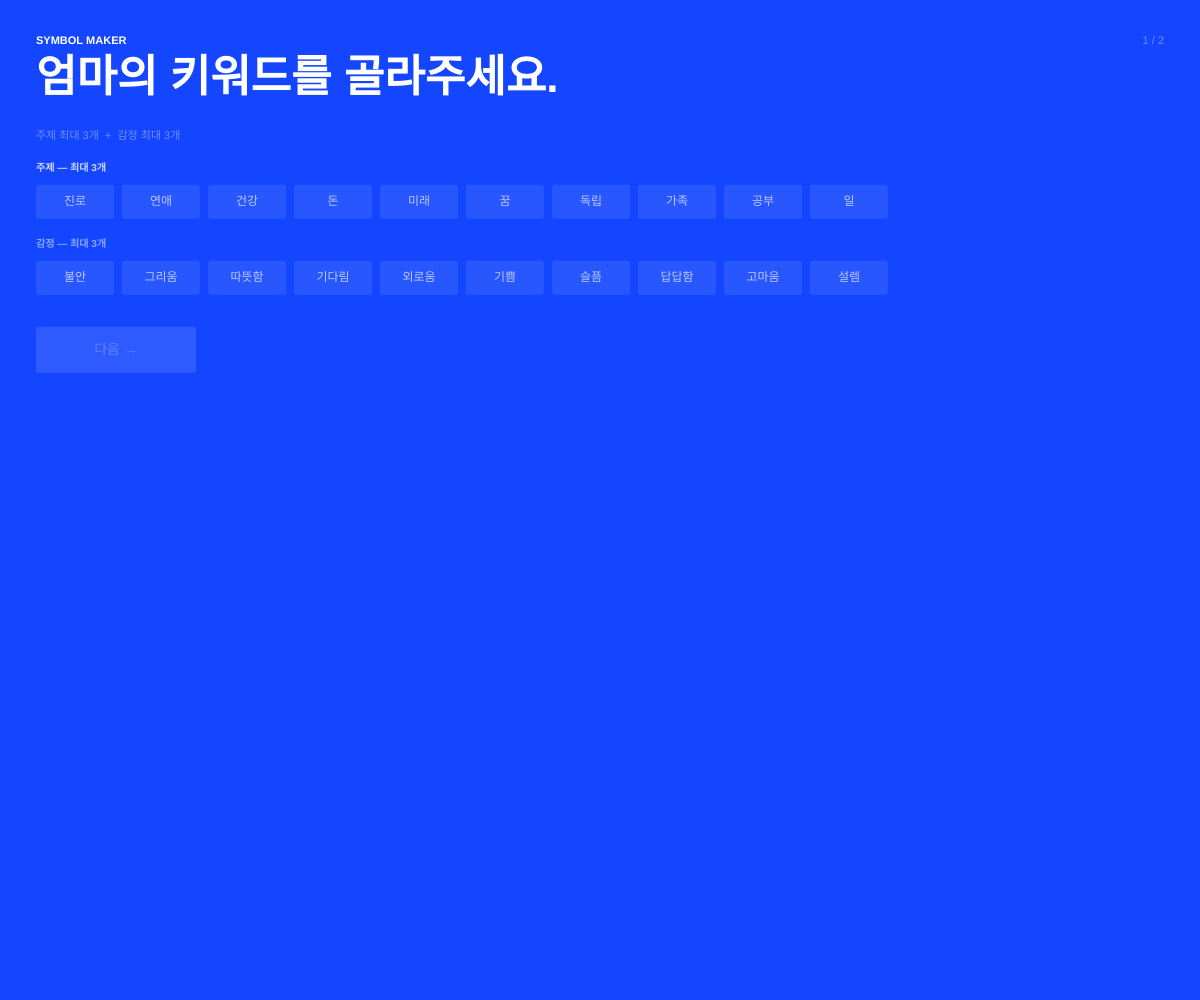
Frame 1 (no input)
Frame 60 (no input): identical to frame 1, image omitted
Frame 120 (the mouse pressed at the canvas centre since frame 60): identical to frame 1, image omitted

The p5.js sketch that drew this single still picture (run headless with seeded random() and noise() and a simulated clock; from frame 60 on, the mouse is pressed at the canvas centre):

// p5.js sketch
// ── sketch.js
// ============================================
// SYMBOL MAKER — 도트 기반 심볼 생성기
// 주제 3개 + 감정 3개 각각 선택
// ============================================
 
const KW_TOPIC   = ['진로','연애','건강','돈','미래','꿈','독립','가족','공부','일'];
const KW_FEELING = ['불안','그리움','따뜻함','기다림','외로움','기쁨','슬픔','답답함','고마움','설렘'];
 
const SYMBOLS = {
  진로:   { dots:[[0,-1],[0,0],[0,1],[-0.5,0.5],[0.5,0.5]],   edges:[[0,1],[1,2],[1,3],[1,4]], loops:[] },
  연애:   { dots:[[-0.6,0],[0,0],[0.6,0],[0,-0.7]],            edges:[[0,1],[1,2],[1,3]],       loops:[1] },
  건강:   { dots:[[0,-0.8],[0,0.8],[-0.8,0],[0.8,0]],          edges:[[0,2],[0,3],[1,2],[1,3]], loops:[] },
  돈:     { dots:[[-0.7,-0.7],[0.7,-0.7],[-0.7,0.7],[0.7,0.7],[0,0]], edges:[[0,4],[1,4],[2,4],[3,4]], loops:[] },
  미래:   { dots:[[0,-1],[0.7,-0.3],[-0.7,-0.3],[0.4,0.8],[-0.4,0.8]], edges:[[0,1],[0,2],[1,3],[2,4],[3,4]], loops:[] },
  꿈:     { dots:[[0,-0.9],[0.6,0],[-0.6,0],[0,0.9],[0,0]],    edges:[[0,4],[1,4],[2,4],[3,4]], loops:[4] },
  독립:   { dots:[[0,-1],[0,1],[-0.5,-0.5],[0.5,-0.5]],        edges:[[0,1],[0,2],[0,3]],       loops:[] },
  가족:   { dots:[[-0.8,0],[0,0],[0.8,0],[0,-0.8],[0,0.8]],    edges:[[0,1],[1,2],[1,3],[1,4]], loops:[0,2] },
  공부:   { dots:[[-0.6,-0.6],[0.6,-0.6],[0,0.8]],             edges:[[0,1],[0,2],[1,2]],       loops:[0,1,2] },
  일:     { dots:[[0,-0.8],[0,0.8],[-0.4,0],[0.4,0]],          edges:[[0,1],[2,3]],             loops:[] },
  불안:   { dots:[[0,-1],[0.5,-0.2],[-0.5,-0.2],[0.8,0.6],[-0.8,0.6]], edges:[[0,1],[0,2],[1,3],[2,4]], loops:[] },
  그리움: { dots:[[-0.8,0],[0,0],[0.8,0]],                      edges:[[0,1],[1,2]],             loops:[1] },
  따뜻함: { dots:[[0,-0.7],[0.5,0.3],[-0.5,0.3],[0,0]],        edges:[[0,3],[1,3],[2,3]],       loops:[0,1,2] },
  기다림: { dots:[[-0.9,0],[-0.3,0],[0.3,0],[0.9,0]],          edges:[[0,1],[1,2],[2,3]],       loops:[] },
  외로움: { dots:[[0,0],[0,-0.9]],                              edges:[[0,1]],                   loops:[0] },
  기쁨:   { dots:[[0,-0.9],[0.6,-0.3],[-0.6,-0.3],[0.9,0.4],[-0.9,0.4],[0,0.9]], edges:[[0,1],[0,2],[1,3],[2,4],[3,5],[4,5]], loops:[] },
  슬픔:   { dots:[[-0.5,-0.5],[0.5,-0.5],[0,0.5]],             edges:[[0,1],[0,2],[1,2]],       loops:[2] },
  답답함: { dots:[[-0.8,-0.5],[0.8,-0.5],[-0.8,0.5],[0.8,0.5]], edges:[[0,1],[2,3],[0,2],[1,3]], loops:[] },
  고마움: { dots:[[0,-0.8],[0.6,0.3],[-0.6,0.3],[0,0]],        edges:[[0,3],[1,3],[2,3]],       loops:[0] },
  설렘:   { dots:[[0,-0.9],[0.5,-0.1],[-0.5,-0.1],[0.8,0.7],[-0.8,0.7],[0,0.4]], edges:[[0,1],[0,2],[1,5],[2,5],[3,5],[4,5]], loops:[] },
};
 
// ── 상태 ──────────────────────────────────────
let phase = 'select';
let selTopicA=[], selFeelingA=[], selTopicB=[], selFeelingB=[];
let currentUser = 'A';
let animProgress = 0;
let frameT = 0;
let btnRects=[], confirmRect=null, resetRect=null;
 
function setup() {
  createCanvas(windowWidth, windowHeight);
  noStroke();
}
 
function draw() {
  background('#1446FF');
  frameT += 0.014;
  if      (phase==='select')  drawSelect();
  else if (phase==='animate') { animProgress+=0.006; if(animProgress>=1){animProgress=1;phase='result';} drawAnimate(); }
  else                         drawResult();
}
 
// ═══════════════════════════════════════════
// SELECT
// ═══════════════════════════════════════════
function drawSelect() {
  btnRects=[]; confirmRect=null;
  let isA = currentUser==='A';
  let label = isA ? '엄마' : '딸';
  let selTopic   = isA ? selTopicA   : selTopicB;
  let selFeeling = isA ? selFeelingA : selFeelingB;
  let other = isA ? [] : [...selTopicA,...selFeelingA];
 
  // 헤더
  fill(255); textSize(11); textAlign(LEFT,BASELINE); textStyle(BOLD);
  text('SYMBOL MAKER', 36, 44);
  textAlign(RIGHT,BASELINE); fill(255,255,255,100); textStyle(NORMAL);
  text(isA?'1 / 2':'2 / 2', width-36, 44);
 
  // 타이틀
  let ts = clamp(width*0.042, 22, 44);
  textAlign(LEFT,BASELINE); textStyle(BOLD); textSize(ts); fill(255);
  text(label+'의 키워드를 골라주세요.', 36, 92);
  textStyle(NORMAL); textSize(11); fill(255,255,255,100);
  text('주제 최대 3개  +  감정 최대 3개', 36, 92+ts*0.7+16);
 
  let secY = 92+ts*0.7+48;
  secY = drawKwSection('주제', KW_TOPIC, selTopic, 36, secY, false);
  secY += 20;
  secY = drawKwSection('감정', KW_FEELING, selFeeling, 36, secY, true);
  secY += 24;
 
  // 확인 버튼
  let canGo = selTopic.length>0 || selFeeling.length>0;
  if (canGo) {
    fill(255); rect(36,secY,160,46,2);
    fill(20,70,255); textAlign(CENTER,CENTER); textSize(14); textStyle(BOLD);
    text(isA?'다음 →':'심볼 생성 →', 116, secY+23);
    confirmRect={x:36,y:secY,w:160,h:46};
  } else {
    fill(255,255,255,28); rect(36,secY,160,46,2);
    fill(255,255,255,60); textAlign(CENTER,CENTER); textSize(14); textStyle(NORMAL);
    text(isA?'다음 →':'심볼 생성 →', 116, secY+23);
  }
 
  // 오른쪽 미리보기
  let allSel = [...selTopic,...selFeeling];
  if (allSel.length>0) {
    let preX = width - clamp(width*0.2,120,190);
    let preY = height*0.5;
    let preR = clamp(min(width,height)*0.1, 50, 90);
    let sym = buildSymbol(allSel, preX, preY, preR);
    drawDotSymbol(sym, 255, false);
    fill(255,255,255,70); textAlign(CENTER,BASELINE); textSize(10); textStyle(NORMAL);
    text(label+'의 심볼', preX, preY+preR+22);
  }
}
 
function drawKwSection(sectionLabel, list, selected, x, y, isFeel) {
  fill(isFeel?color(255,255,255,130):color(255,255,255,200));
  textAlign(LEFT,BASELINE); textSize(10); textStyle(BOLD);
  text(sectionLabel+' — 최대 3개', x, y);
  y += 14;
 
  let bw=78, bh=34, gap=8;
  let maxW = width - x - clamp(width*0.25,130,200) - 20;
  let cols = max(2, floor(maxW/(bw+gap)));
 
  list.forEach((kw,i) => {
    let bx = x + (i%cols)*(bw+gap);
    let by = y + floor(i/cols)*(bh+gap);
    let sel = selected.includes(kw);
    if (sel) { fill(255); rect(bx,by,bw,bh,2); fill(20,70,255); }
    else      { fill(255,255,255,22); rect(bx,by,bw,bh,2); fill(255,255,255,175); }
    textAlign(CENTER,CENTER); textSize(12); textStyle(sel?BOLD:NORMAL);
    text(kw, bx+bw/2, by+bh/2);
    btnRects.push({x:bx,y:by,w:bw,h:bh,kw,isFeel});
  });
 
  let rows = ceil(list.length/cols);
  return y + rows*(bh+gap);
}
 
// ═══════════════════════════════════════════
// ANIMATE
// ═══════════════════════════════════════════
function drawAnimate() {
  let cx=width/2, cy=height/2;
  let r=clamp(min(width,height)*0.16, 60,145);
  let e=easeInOut(animProgress);
 
  let ax=lerp(width*0.18, cx-r*1.12, e);
  let bx=lerp(width*0.82, cx+r*1.12, e);
 
  let allA=[...selTopicA,...selFeelingA];
  let allB=[...selTopicB,...selFeelingB];
 
  drawDotSymbol(buildSymbol(allA, ax, cy, r), 255, false);
  drawDotSymbol(buildSymbol(allB, bx, cy, r), 255, true);
 
  fill(255,255,255,110); textAlign(CENTER,BASELINE); textSize(11); textStyle(BOLD);
  text('엄마', ax, cy+r+22); text('딸', bx, cy+r+22);
  fill(255,255,255,60); textSize(9); textStyle(NORMAL);
  text(allA.join(' · '), ax, cy-r-12);
  text(allB.join(' · '), bx, cy-r-12);
 
  if (animProgress>0.42) {
    let mp=easeInOut(map(animProgress,0.42,1.0,0,1));
    let shared=allA.filter(k=>allB.includes(k));
    let hasShared=shared.length>0;
 
    if (hasShared) {
      // 공통 있음: 완전 합성
      drawDotLine(ax,cy,cx,cy,75*mp);
      drawDotLine(bx,cy,cx,cy,75*mp);
      let ptsM = buildMergedAnim(allA, allB, ax, bx, cy, r, mp);
      drawDotSymbol(ptsM, 255*mp, false);
    } else {
      // 공통 없음: 두 심볼이 중앙으로 이동하다가 살짝 맞닿고 멈춤
      let stopDist = r*0.55; // 완전 합쳐지지 않는 거리
      let taxFinal = cx - stopDist;
      let tbxFinal = cx + stopDist;
      let tax = lerp(ax, taxFinal, mp);
      let tbx = lerp(bx, tbxFinal, mp);
 
      // 심볼 다시 그리기 (이동된 위치에서)
      drawDotSymbol(buildSymbol(allA, tax, cy, r), 255, false);
      drawDotSymbol(buildSymbol(allB, tbx, cy, r), 255, true);
 
      // 맞닿는 지점에 작은 접촉 표시 (opacity는 mp따라)
      if (mp > 0.8) {
        let touchAlpha = map(mp, 0.8, 1.0, 0, 180);
        noStroke(); fill(255,255,255,touchAlpha);
        ellipse(cx, cy, 6, 6); // 접촉점 도트
      }
    }
  }
 
  fill(255); textAlign(LEFT,BASELINE); textSize(11); textStyle(BOLD);
  text('SYMBOL MAKER',36,44);
}
 
// ═══════════════════════════════════════════
// RESULT
// ═══════════════════════════════════════════
function drawResult() {
  resetRect=null;
  let cx=width/2, cy=height/2;
  let r=clamp(min(width,height)*0.17, 68,155);
  let sr=r*0.5;
  let ax=cx-r*1.5, bx=cx+r*1.5;
 
  let allA=[...selTopicA,...selFeelingA];
  let allB=[...selTopicB,...selFeelingB];
  let allM=getMerged();
 
  let shared=allA.filter(k=>allB.includes(k));
 
  if (shared.length>0) {
    // 공통 있음: 사이드 심볼 + 중앙 합성 심볼
    drawDotSymbol(buildSymbol(allA, ax, cy, sr), 155, false);
    drawDotSymbol(buildSymbol(allB, bx, cy, sr), 155, true);
    drawDotLine(ax+sr*0.65,cy,cx-r*0.7,cy,60);
    drawDotLine(bx-sr*0.65,cy,cx+r*0.7,cy,60);
    drawDotSymbol(buildSymbol(getMerged(), cx, cy, r*1.05), 255, false);
 
    fill(255,255,255,85); textAlign(CENTER,BASELINE); textSize(10); textStyle(BOLD);
    text('엄마',ax,cy+sr+20); text('딸',bx,cy+sr+20);
    fill(255,255,255,50); textSize(9); textStyle(NORMAL);
    text(allA.join(' · '),ax,cy-sr-12);
    text(allB.join(' · '),bx,cy-sr-12);
 
    fill(255); textSize(12); textStyle(BOLD); textAlign(CENTER,BASELINE);
    text('우리의 심볼', cx, cy+r*1.05+28);
    fill(255,255,255,125); textSize(10); textStyle(NORMAL);
    text('둘 다  '+shared.join(' · '), cx, cy+r*1.05+48);
 
  } else {
    // 공통 없음: 두 심볼이 살짝 맞닿은 채로 나란히, 중앙에 작은 접촉점만
    let stopDist = r*0.55;
    let tax = cx - stopDist;
    let tbx = cx + stopDist;
 
    drawDotSymbol(buildSymbol(allA, tax, cy, r), 220, false);
    drawDotSymbol(buildSymbol(allB, tbx, cy, r), 220, true);
 
    // 접촉점
    noStroke(); fill(255,255,255,200);
    ellipse(cx, cy, 7, 7);
 
    fill(255,255,255,85); textAlign(CENTER,BASELINE); textSize(10); textStyle(BOLD);
    text('엄마', tax, cy+r+22); text('딸', tbx, cy+r+22);
    fill(255,255,255,50); textSize(9); textStyle(NORMAL);
    text(allA.join(' · '), tax, cy-r-12);
    text(allB.join(' · '), tbx, cy-r-12);
 
    fill(255,255,255,100); textSize(11); textStyle(NORMAL); textAlign(CENTER,BASELINE);
    text('연결되어 있지만, 다른 존재', cx, cy+r+52);
  }
 
  fill(255); textAlign(LEFT,BASELINE); textSize(11); textStyle(BOLD);
  text('SYMBOL MAKER',36,44);
 
  let rw=108,rh=36,rx=width-36-rw,ry=26;
  fill(255,255,255,25); rect(rx,ry,rw,rh,2);
  fill(255,255,255,148); textAlign(CENTER,CENTER); textSize(11); textStyle(NORMAL);
  text('다시 시작',rx+rw/2,ry+rh/2);
  resetRect={x:rx,y:ry,w:rw,h:rh};
}
 
// ═══════════════════════════════════════════
// 심볼 빌드
// ═══════════════════════════════════════════
function buildSymbol(kws, cx, cy, r) {
  if (!kws||kws.length===0) kws=['미래'];
  let valid=kws.filter(k=>SYMBOLS[k]);
  if (valid.length===0) valid=['미래'];
 
  // 첫 번째 키워드 기준으로 시작
  let sym=SYMBOLS[valid[0]];
  let allDots=[...sym.dots];
  let allEdges=[...sym.edges];
  let allLoops=[...(sym.loops||[])];
 
  // 나머지 키워드에서 도트 1~2개씩 추가
  valid.slice(1).forEach((kw,ki) => {
    let s2=SYMBOLS[kw];
    if (!s2) return;
    let base=allDots.length;
    // 도트 1개 추가 (스케일 줄여서)
    let d=s2.dots[0];
    allDots.push([d[0]*0.55, d[1]*0.55]);
    // 기존 가장 가까운 도트에 연결
    allEdges.push([base, 0]);
    if (s2.loops&&s2.loops.length>0) allLoops.push(base);
  });
 
  let pts=allDots.map((d,i)=>({
    x: cx + d[0]*r + sin(frameT*0.9+i*1.3)*r*0.022,
    y: cy + d[1]*r + cos(frameT*0.7+i*0.9)*r*0.022,
  }));
 
  return {pts, edges:allEdges, loops:allLoops, cx, cy, r};
}
 
// 두 심볼의 도트가 중앙으로 끌려와 합체되는 애니메이션
function buildMergedAnim(allA, allB, ax, bx, cy, r, progress) {
  let cx=(ax+bx)/2;
  let allM=getMerged();
  let target=buildSymbol(allM, cx, cy, r*1.1);
 
  let srcA=buildSymbol(allA, ax, cy, r);
  let srcB=buildSymbol(allB, bx, cy, r);
 
  let merged={...target};
  merged.pts=target.pts.map((p,i)=>{
    let half=floor(target.pts.length/2);
    let src=i<half ? srcA.pts[i%srcA.pts.length] : srcB.pts[i%srcB.pts.length];
    return {
      x: lerp(src.x, p.x, easeInOut(progress)),
      y: lerp(src.y, p.y, easeInOut(progress)),
    };
  });
  return merged;
}
 
function getMerged() {
  let allA=[...selTopicA,...selFeelingA];
  let allB=[...selTopicB,...selFeelingB];
  let shared=allA.filter(k=>allB.includes(k));
  if (shared.length>0) return shared;
  // 공통 없으면 각 측에서 1개씩
  let pick=[];
  if (allA.length>0) pick.push(allA[0]);
  if (allB.length>0) pick.push(allB[0]);
  return pick.length>0 ? pick : ['미래'];
}
 
// ═══════════════════════════════════════════
// 심볼 드로우
// ═══════════════════════════════════════════
function drawDotSymbol(sym, alpha, invert) {
  if (!sym||!sym.pts) return;
  let {pts,edges,loops,r,cx,cy}=sym;
  let dotSz=clamp(r*0.14, 6, 15);
  let lw=clamp(r*0.028, 1.5, 3.5);
  let lc=invert ? color(20,70,255,alpha*0.65) : color(255,255,255,alpha*0.65);
  let dc=invert ? color(20,70,255,alpha)       : color(255,255,255,alpha);
 
  if (invert) {
    noStroke(); fill(255,255,255,alpha*0.12);
    ellipse(cx,cy,r*2.35,r*2.35);
  }
 
  // 엣지
  stroke(lc); strokeWeight(lw);
  edges.forEach(e=>{
    if (pts[e[0]]&&pts[e[1]])
      line(pts[e[0]].x,pts[e[0]].y,pts[e[1]].x,pts[e[1]].y);
  });
 
  // 루프 원
  let lr=clamp(r*0.17, 7, 19);
  noFill(); stroke(lc); strokeWeight(lw*0.85);
  (loops||[]).forEach(li=>{ if(pts[li]) ellipse(pts[li].x,pts[li].y,lr*2,lr*2); });
 
  // 도트
  noStroke(); fill(dc);
  pts.forEach(p=>ellipse(p.x,p.y,dotSz,dotSz));
}
 
// ── 유틸 ──────────────────────────────────────
function drawDotLine(x1,y1,x2,y2,alpha) {
  noStroke();
  for (let i=0;i<=20;i++){
    let t=i/20;
    fill(255,255,255,alpha*sin(t*PI));
    ellipse(lerp(x1,x2,t),lerp(y1,y2,t),2.5,2.5);
  }
}
 
function easeInOut(x){ return x<0.5?2*x*x:1-pow(-2*x+2,2)/2; }
function clamp(v,lo,hi){ return max(lo,min(hi,v)); }
 
// ── 인터랙션 ──────────────────────────────────
function mousePressed() {
  if (phase==='select') {
    for (let b of btnRects) {
      if (inRect(mouseX,mouseY,b)) {
        let isA=currentUser==='A';
        let selArr=b.isFeel ? (isA?selFeelingA:selFeelingB) : (isA?selTopicA:selTopicB);
        let idx=selArr.indexOf(b.kw);
        if (idx>=0) selArr.splice(idx,1);
        else if (selArr.length<3) selArr.push(b.kw);
        return;
      }
    }
    if (confirmRect&&inRect(mouseX,mouseY,confirmRect)) {
      if (currentUser==='A') currentUser='B';
      else { phase='animate'; animProgress=0; }
    }
  } else if (phase==='result') {
    if (resetRect&&inRect(mouseX,mouseY,resetRect)) resetAll();
  }
}
 
function keyPressed(){ if(key==='r'||key==='R') resetAll(); }
function resetAll(){
  phase='select';
  selTopicA=[]; selFeelingA=[]; selTopicB=[]; selFeelingB=[];
  currentUser='A'; animProgress=0; frameT=0;
}
function inRect(mx,my,r){ return mx>=r.x&&mx<=r.x+r.w&&my>=r.y&&my<=r.y+r.h; }
function windowResized(){ resizeCanvas(windowWidth,windowHeight); }
 
